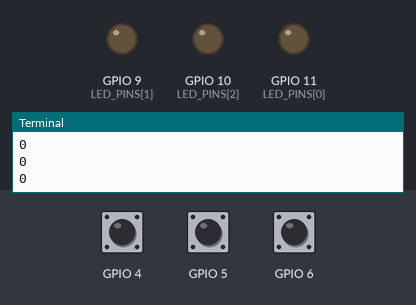
Simulated run of this program. Board: Raspberry Pi (BCM pin numbers). Parts: output pins drawn as LEDs (lit = HIGH), the last lines printed to the terminal. Inputs (shaded band) come from the test bench; at power-on: GPIO 4 LOW, GPIO 5 LOW, GPIO 6 LOW.

Above: at 1.2 s.
1.3 s: GPIO 4 pulled HIGH for 0.35 s
At 1.8 s:
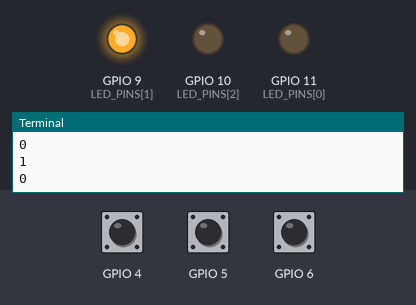
3.5 s: GPIO 5 pulled HIGH for 0.35 s
At 4.0 s:
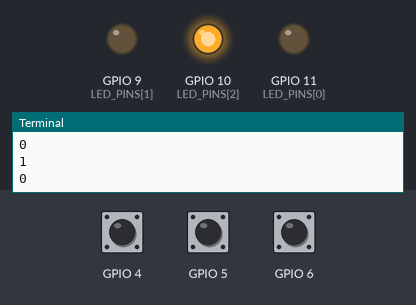
5.7 s: GPIO 6 pulled HIGH for 0.35 s
At 6.2 s:
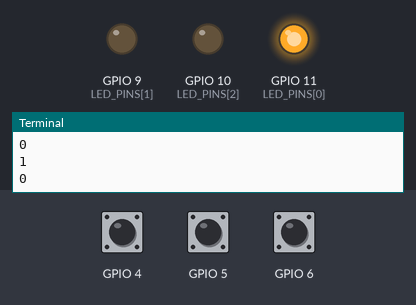
7.9 s: GPIO 6 pulled HIGH for 3.2 s
At 12.2 s:
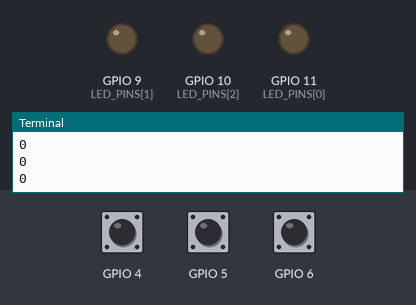
12.7 s: GPIO 4 pulled HIGH for 3.2 s
At 13.5 s:
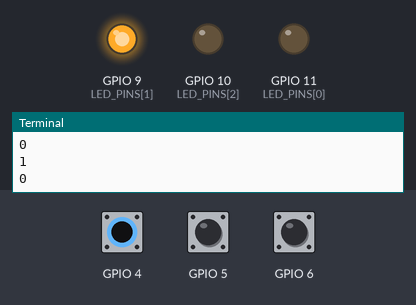
17.6 s: GPIO 4 driven HIGH and GPIO 5 driven HIGH and GPIO 6 driven HIGH
At 18.7 s:
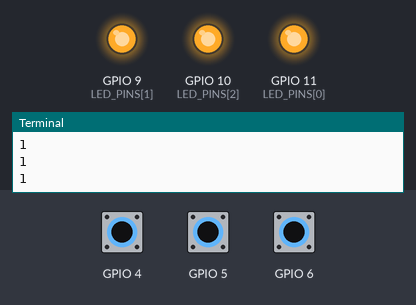
Timing chart, 0 to 20.4 s (numbered marks = the images above; inputs shaded):
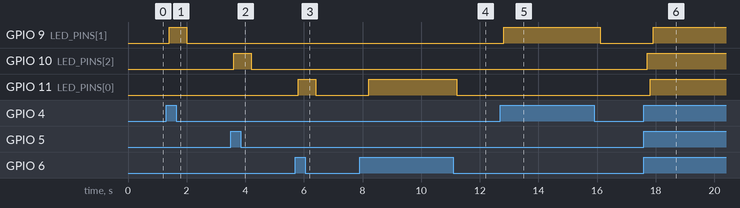

The program:

switch_led_task.py
```python
import RPi.GPIO as GPIO
import time
SWITCH_PINS = [6, 4, 5]
LED_PINS = [11, 9, 10]

GPIO.setmode(GPIO.BCM)
GPIO.setup(6, GPIO.IN, pull_up_down=GPIO.PUD_DOWN)
GPIO.setup(4, GPIO.IN, pull_up_down=GPIO.PUD_DOWN)
GPIO.setup(5, GPIO.IN, pull_up_down=GPIO.PUD_DOWN)
GPIO.setup(LED_PINS, GPIO.OUT)

def GGAMBBAK(pin):

        val = GPIO.input(pin) # 누르지 않았을때 0, 눌렀을 때 1
        print(val)
        time.sleep(0.1)
        GPIO.output(pin + 5, val) # GPIO.HIGH = 1

try:
    while True:
        for i in SWITCH_PINS:
            GGAMBBAK(i)
finally:
    GPIO.cleanup()
    print('cleanup and exit')
```

Measured:
- after the input at 1.3 s, GPIO 9 (LED_PINS[1]): LOW → HIGH after 0.10 s, → LOW 0.60 s later
- after the input at 3.5 s, GPIO 10 (LED_PINS[2]): LOW → HIGH after 0.10 s, → LOW 0.60 s later
- after the input at 5.7 s, GPIO 11 (LED_PINS[0]): LOW → HIGH after 0.11 s, → LOW 0.60 s later
- after the input at 7.9 s, GPIO 11 (LED_PINS[0]): LOW → HIGH after 0.31 s, → LOW 3.0 s later
- after the input at 12.7 s, GPIO 9 (LED_PINS[1]): LOW → HIGH after 0.11 s, → LOW 3.3 s later
- after the input at 17.6 s, GPIO 9 (LED_PINS[1]): LOW → HIGH after 0.32 s; GPIO 10 (LED_PINS[2]): LOW → HIGH after 0.12 s; GPIO 11 (LED_PINS[0]): LOW → HIGH after 0.22 s
